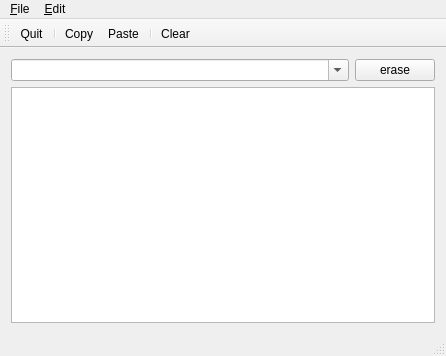
<?xml version="1.0" encoding="UTF-8"?>
<ui version="4.0">
 <class>MainWindow</class>
 <widget class="QMainWindow" name="MainWindow">
  <property name="geometry">
   <rect>
    <x>0</x>
    <y>0</y>
    <width>446</width>
    <height>356</height>
   </rect>
  </property>
  <property name="windowTitle">
   <string>ClipboardManager</string>
  </property>
  <widget class="QWidget" name="centralWidget">
   <layout class="QGridLayout" name="gridLayout">
    <item row="0" column="0">
     <widget class="QComboBox" name="combo">
      <property name="editable">
       <bool>true</bool>
      </property>
     </widget>
    </item>
    <item row="0" column="1">
     <widget class="QPushButton" name="pushButton">
      <property name="sizePolicy">
       <sizepolicy hsizetype="Maximum" vsizetype="Fixed">
        <horstretch>0</horstretch>
        <verstretch>0</verstretch>
       </sizepolicy>
      </property>
      <property name="text">
       <string>erase</string>
      </property>
     </widget>
    </item>
    <item row="1" column="0" colspan="2">
     <widget class="QPlainTextEdit" name="textArea"/>
    </item>
   </layout>
  </widget>
  <widget class="QMenuBar" name="menuBar">
   <property name="geometry">
    <rect>
     <x>0</x>
     <y>0</y>
     <width>446</width>
     <height>21</height>
    </rect>
   </property>
   <widget class="QMenu" name="menufile">
    <property name="title">
     <string>&amp;File</string>
    </property>
    <addaction name="actionQuit"/>
   </widget>
   <widget class="QMenu" name="menu_Edit">
    <property name="title">
     <string>&amp;Edit</string>
    </property>
    <addaction name="actionCopy"/>
    <addaction name="actionPaste"/>
    <addaction name="separator"/>
    <addaction name="actionClear"/>
   </widget>
   <addaction name="menufile"/>
   <addaction name="menu_Edit"/>
  </widget>
  <widget class="QToolBar" name="mainToolBar">
   <attribute name="toolBarArea">
    <enum>TopToolBarArea</enum>
   </attribute>
   <attribute name="toolBarBreak">
    <bool>false</bool>
   </attribute>
   <addaction name="actionQuit"/>
   <addaction name="separator"/>
   <addaction name="actionCopy"/>
   <addaction name="actionPaste"/>
   <addaction name="separator"/>
   <addaction name="actionClear"/>
  </widget>
  <widget class="QStatusBar" name="statusBar"/>
  <action name="actionQuit">
   <property name="text">
    <string>Quit</string>
   </property>
   <property name="shortcut">
    <string>Ctrl+Q</string>
   </property>
  </action>
  <action name="actionCopy">
   <property name="text">
    <string>Copy</string>
   </property>
   <property name="shortcut">
    <string>Ctrl+C</string>
   </property>
  </action>
  <action name="actionPaste">
   <property name="text">
    <string>Paste</string>
   </property>
   <property name="shortcut">
    <string>Ctrl+V</string>
   </property>
  </action>
  <action name="actionMIME_List">
   <property name="checkable">
    <bool>true</bool>
   </property>
   <property name="checked">
    <bool>true</bool>
   </property>
   <property name="text">
    <string>MIME List</string>
   </property>
  </action>
  <action name="actionClear">
   <property name="text">
    <string>Clear</string>
   </property>
  </action>
 </widget>
 <layoutdefault spacing="6" margin="11"/>
 <resources/>
 <connections>
  <connection>
   <sender>actionQuit</sender>
   <signal>triggered()</signal>
   <receiver>MainWindow</receiver>
   <slot>close()</slot>
   <hints>
    <hint type="sourcelabel">
     <x>-1</x>
     <y>-1</y>
    </hint>
    <hint type="destinationlabel">
     <x>199</x>
     <y>149</y>
    </hint>
   </hints>
  </connection>
  <connection>
   <sender>actionCopy</sender>
   <signal>triggered()</signal>
   <receiver>MainWindow</receiver>
   <slot>copy()</slot>
   <hints>
    <hint type="sourcelabel">
     <x>-1</x>
     <y>-1</y>
    </hint>
    <hint type="destinationlabel">
     <x>199</x>
     <y>149</y>
    </hint>
   </hints>
  </connection>
  <connection>
   <sender>actionPaste</sender>
   <signal>triggered()</signal>
   <receiver>MainWindow</receiver>
   <slot>paste()</slot>
   <hints>
    <hint type="sourcelabel">
     <x>-1</x>
     <y>-1</y>
    </hint>
    <hint type="destinationlabel">
     <x>199</x>
     <y>149</y>
    </hint>
   </hints>
  </connection>
  <connection>
   <sender>combo</sender>
   <signal>currentIndexChanged(QString)</signal>
   <receiver>MainWindow</receiver>
   <slot>mimeTypeChanged(QString)</slot>
   <hints>
    <hint type="sourcelabel">
     <x>128</x>
     <y>65</y>
    </hint>
    <hint type="destinationlabel">
     <x>440</x>
     <y>99</y>
    </hint>
   </hints>
  </connection>
  <connection>
   <sender>textArea</sender>
   <signal>textChanged()</signal>
   <receiver>MainWindow</receiver>
   <slot>contentChanged()</slot>
   <hints>
    <hint type="sourcelabel">
     <x>392</x>
     <y>184</y>
    </hint>
    <hint type="destinationlabel">
     <x>442</x>
     <y>203</y>
    </hint>
   </hints>
  </connection>
  <connection>
   <sender>pushButton</sender>
   <signal>clicked()</signal>
   <receiver>MainWindow</receiver>
   <slot>removeMimeType()</slot>
   <hints>
    <hint type="sourcelabel">
     <x>420</x>
     <y>69</y>
    </hint>
    <hint type="destinationlabel">
     <x>441</x>
     <y>65</y>
    </hint>
   </hints>
  </connection>
  <connection>
   <sender>actionClear</sender>
   <signal>triggered()</signal>
   <receiver>MainWindow</receiver>
   <slot>clear()</slot>
   <hints>
    <hint type="sourcelabel">
     <x>-1</x>
     <y>-1</y>
    </hint>
    <hint type="destinationlabel">
     <x>222</x>
     <y>177</y>
    </hint>
   </hints>
  </connection>
 </connections>
 <slots>
  <slot>copy()</slot>
  <slot>paste()</slot>
  <slot>mimeTypeChanged(QString)</slot>
  <slot>contentChanged()</slot>
  <slot>removeMimeType()</slot>
  <slot>clear()</slot>
 </slots>
</ui>
